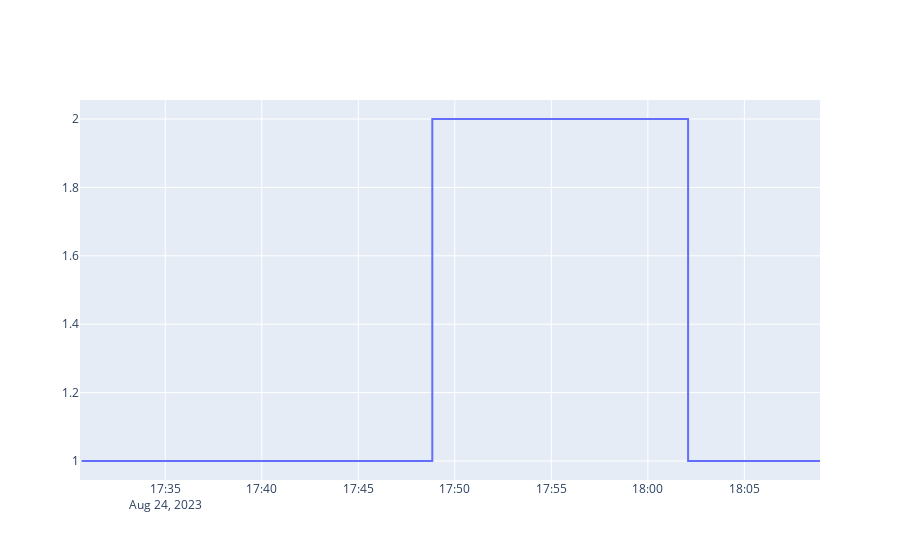
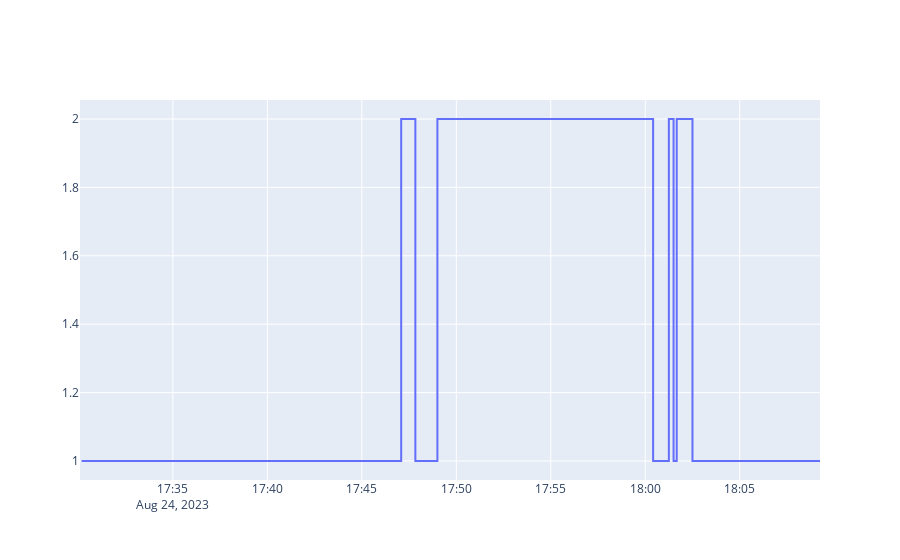

The cell these charts' notebook holds for them, in order:
### Code cell
def plot_ble_state(df_rssi,beacon):
 
    x = np.array(df_rssi['ts'])
    y = np.array(df_rssi['station'])
    fig1 = go.Figure()
    fig1.add_trace(go.Scatter(x=x, y=y, name="hv",
                    line_shape='hv'))
    fig1.show()


plot = 1

if plot:
    plot_ble_state(df_rssi1_,beacon = 1)
    plot_ble_state(df_rssi2_, beacon = 2)

### Figure 1 — Plotly figure (JSON) as saved in the notebook; plotly's stock layout.template omitted (floating-point values rounded to 4 significant figures; data arrays with more than 128 entries replaced by an {"elided": "..."} marker saying what was removed)
{"data": [{"line": {"shape": "hv"}, "name": "hv", "type": "scatter", "x": {"elided": "461 str values"}, "y": {"elided": "461 int values"}}], "layout": {}}

### Figure 2 — Plotly figure (JSON) as saved in the notebook; plotly's stock layout.template omitted (floating-point values rounded to 4 significant figures; data arrays with more than 128 entries replaced by an {"elided": "..."} marker saying what was removed)
{"data": [{"line": {"shape": "hv"}, "name": "hv", "type": "scatter", "x": {"elided": "471 str values"}, "y": {"elided": "471 int values"}}], "layout": {}}
